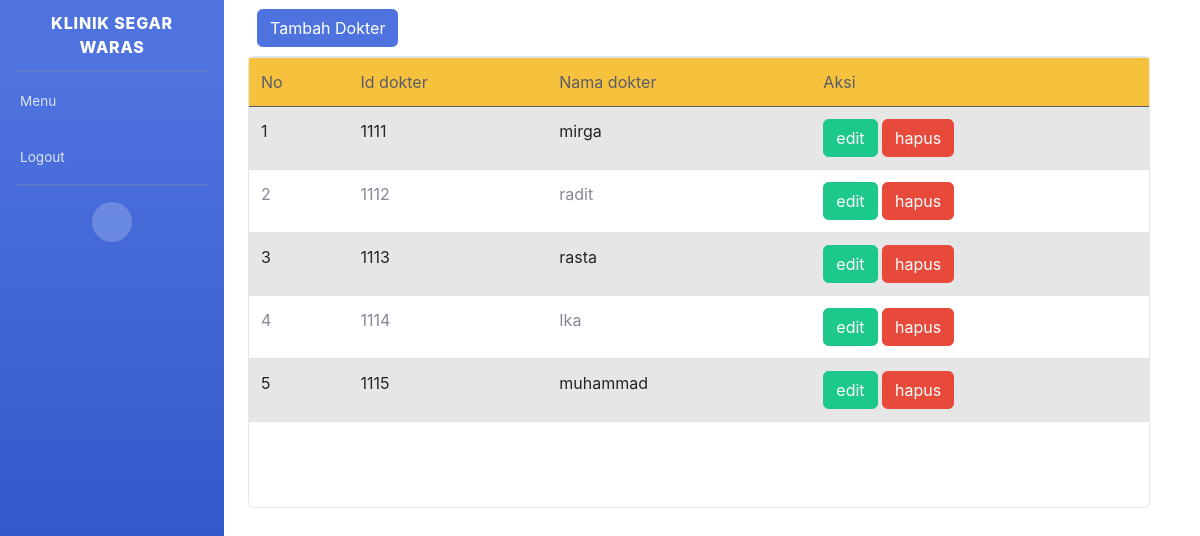
Screenshot of /dokter.php with the database file from the repository.
### tables this page shows
CREATE TABLE `dokter` (
  `id_dokter` int(5) NOT NULL,
  `nama_dokter` varchar(50) DEFAULT NULL
);

### dokter.php (the view, shortened to what this page needs)
<!DOCTYPE html>
<html>
    <head>
    <link href="css/bootstrap.min.css" rel="stylesheet">
    <link href="css/sb-admin-2.css" rel="stylesheet">
</head>
    <body id="page-top">
    <div id="wrapper">
        <ul class="navbar-nav bg-gradient-primary sidebar sidebar-dark accordion" id="accordionSidebar">
            <a class="sidebar-brand d-flex align-items-center justify-content-center" href="#">
                <div class="sidebar-brand-text mx-3">Klinik Segar Waras</div>
            </a>
            <hr class="sidebar-divider my-0">
            <li class="nav-item">
                <a class="nav-link" href="home.php">
                    <span>Menu</span></a>
            </li>
            <li class="nav-item">
                <a class="nav-link" href="logout.php">
                    <span>Logout</span></a>
            <hr class="sidebar-divider d-none d-md-block">
            <div class="text-center d-none d-md-inline">
                <button class="rounded-circle border-0" id="sidebarToggle"></button>
            </div>
        </ul>
        <div class="btn-toolbar mb-2 mb-md-10">
        <div class="container shadow:1%;">
        <div style="margin:1%;">
        <a class="btn btn-primary" href="dokter_tambah.php" role="button"><i class="fa-solid fa-trash-can"></i>Tambah Dokter</a>
        </div>
        <div class="card">
        <div class="galan">
        <table class="table table-striped">
        <thead class="bg-warning text-dark">
                <tr>
                    <td>No</td>
                    <td>Id dokter</td>
                    <td>Nama dokter</td>
                    <td>Aksi</td>
                </tr>
            </thead>
            <?php
            include "koneksi.php";
            $no = 1;
            $query = mysqli_query($conn, 'SELECT * FROM dokter');
            while ($data = mysqli_fetch_array($query)) {
                ?>
                <tr>
                    <td><?php echo $no++ ?></td>
                    <td><?php echo $data['id_dokter']?></td>
                    <td><?php echo $data['nama_dokter']?></td>
                    <td><a class="btn btn-success" href="dokter_ubah.php?id=<?= $data['id_dokter'];?>" role="button"><i class="fa-solid fa-pen-to-square"></i>edit</a>
					<a class="btn btn-danger" href="dokter_hapus.php?id=<?= $data['id_dokter'];?>" role="button"><i class="fa-solid fa-trash-can"></i>hapus</a>
            </td>
                </tr>
                <?php } ?>
             </table>
            </div>
            </body>
</html>

### dokter.php (style rules this page uses)
.galan { width: 900px; height: 450px; }

### rows the page displays
dokter: id_dokter "1111", nama_dokter "mirga"
dokter: id_dokter "1112", nama_dokter "radit"
dokter: id_dokter "1113", nama_dokter "rasta"
dokter: id_dokter "1114", nama_dokter "Ika"
dokter: id_dokter "1115", nama_dokter "muhammad"
